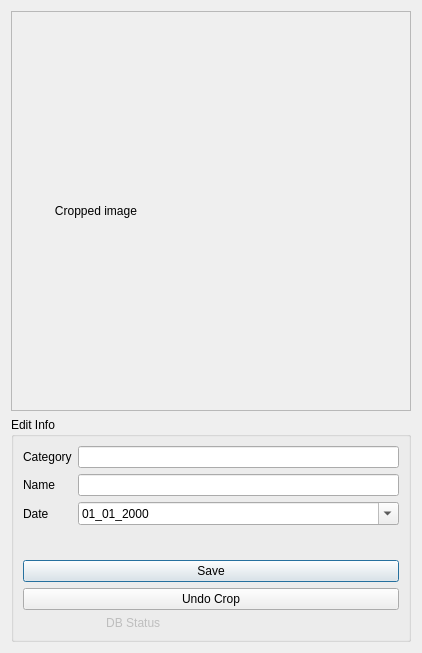
<?xml version="1.0" encoding="UTF-8"?>
<ui version="4.0">
 <class>Edit_Dialog</class>
 <widget class="QDialog" name="Edit_Dialog">
  <property name="geometry">
   <rect>
    <x>0</x>
    <y>0</y>
    <width>418</width>
    <height>653</height>
   </rect>
  </property>
  <property name="windowTitle">
   <string>Dialog</string>
  </property>
  <layout class="QGridLayout" name="gridLayout_2">
   <item row="0" column="0">
    <widget class="QLabel" name="label_Image">
     <property name="minimumSize">
      <size>
       <width>400</width>
       <height>400</height>
      </size>
     </property>
     <property name="frameShape">
      <enum>QFrame::StyledPanel</enum>
     </property>
     <property name="text">
      <string>            Cropped image</string>
     </property>
    </widget>
   </item>
   <item row="1" column="0">
    <widget class="QGroupBox" name="groupBox">
     <property name="title">
      <string>Edit Info</string>
     </property>
     <layout class="QGridLayout" name="gridLayout_4">
      <item row="0" column="0">
       <layout class="QVBoxLayout" name="verticalLayout">
        <item>
         <layout class="QGridLayout" name="gridLayout_3">
          <item row="1" column="0">
           <layout class="QGridLayout" name="gridLayout">
            <item row="1" column="3">
             <widget class="QLineEdit" name="lineEdit_Name"/>
            </item>
            <item row="2" column="3">
             <widget class="QDateEdit" name="dateEdit">
              <property name="displayFormat">
               <string>dd_MM_yyyy</string>
              </property>
              <property name="calendarPopup">
               <bool>true</bool>
              </property>
              <property name="date">
               <date>
                <year>2000</year>
                <month>1</month>
                <day>1</day>
               </date>
              </property>
             </widget>
            </item>
            <item row="1" column="0">
             <widget class="QLabel" name="label_4">
              <property name="text">
               <string>Name</string>
              </property>
             </widget>
            </item>
            <item row="2" column="0">
             <widget class="QLabel" name="label">
              <property name="text">
               <string>Date</string>
              </property>
             </widget>
            </item>
            <item row="0" column="0">
             <widget class="QLabel" name="label_5">
              <property name="text">
               <string>Category</string>
              </property>
             </widget>
            </item>
            <item row="0" column="3">
             <widget class="QLineEdit" name="lineEdit_Category"/>
            </item>
           </layout>
          </item>
         </layout>
        </item>
        <item>
         <spacer name="verticalSpacer">
          <property name="orientation">
           <enum>Qt::Vertical</enum>
          </property>
          <property name="sizeHint" stdset="0">
           <size>
            <width>20</width>
            <height>40</height>
           </size>
          </property>
         </spacer>
        </item>
        <item>
         <widget class="QPushButton" name="pushButton_Save">
          <property name="text">
           <string>Save</string>
          </property>
         </widget>
        </item>
        <item>
         <widget class="QPushButton" name="pushButton_Back">
          <property name="text">
           <string>Undo Crop</string>
          </property>
         </widget>
        </item>
        <item>
         <widget class="QLabel" name="label_Status">
          <property name="enabled">
           <bool>false</bool>
          </property>
          <property name="text">
           <string>                         DB Status</string>
          </property>
         </widget>
        </item>
       </layout>
      </item>
     </layout>
    </widget>
   </item>
  </layout>
 </widget>
 <resources/>
 <connections/>
</ui>
